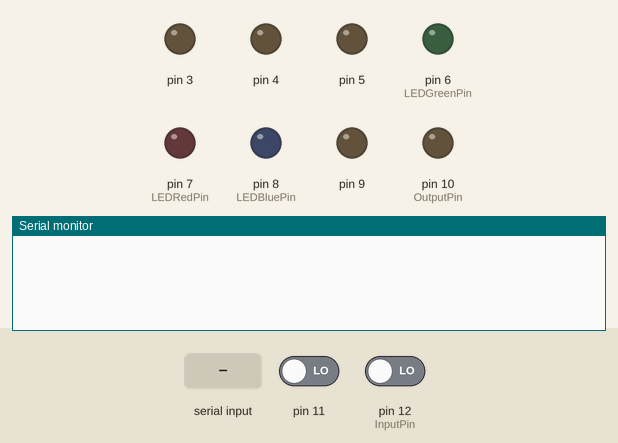
This sketch was run on a simulated Arduino Uno, built with avr-gcc and run on an emulated ATmega328P. On the bench: output pins drawn as LEDs (lit = HIGH), the last lines printed to the serial monitor. The test bench sets the inputs (shaded band); at power-on: pin 11 LOW, pin 12 (InputPin) LOW. Random numbers use the default seed unless the sketch sets one.

Above: at 1.2 s.
1.3 s: "1" received over Serial
At 2.3 s:
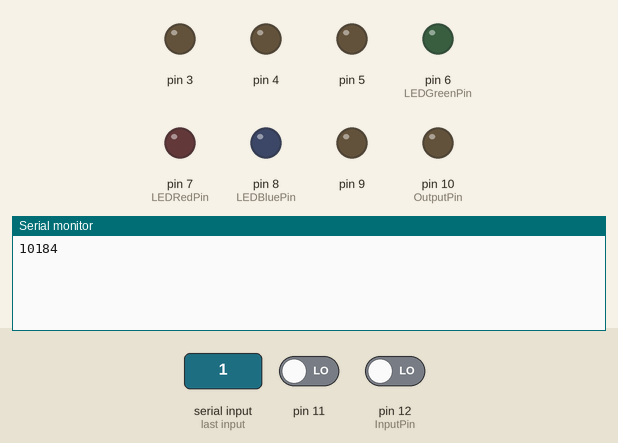
2.8 s: "0" received over Serial
At 3.4 s:
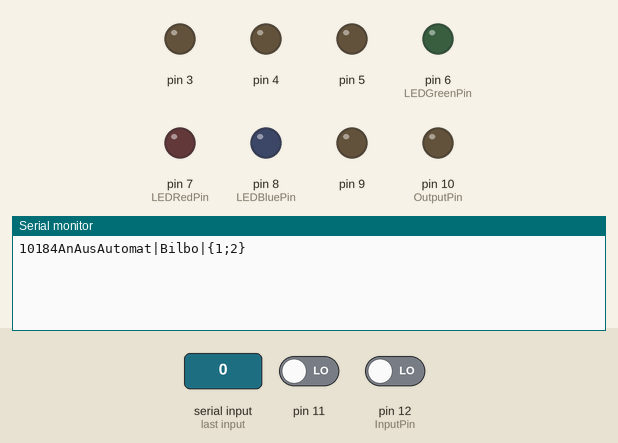

The sketch:

Sketch.ino
```cpp
enum Method
{
  Hello = 0,
  Ping = 1,
  TurnOff = 2,
  TurnOn = 3
};

typedef struct
{
  int Id;
  int OutputPin;
  int InputPin;
  int LEDRedPin;
  int LEDBluePin;
  int LEDGreenPin;
} Socket;

Socket Sockets[2];
String DeviceName;
String NO_NOT_DELETE; // else you can´t concat strings... very strange...
int NumberOfSockets;
long SessionId;

void setup()
{
  DeviceName = "Bilbo";

  Sockets[0].Id = 1;
  Sockets[0].InputPin = 12;
  Sockets[0].OutputPin = 10;
  Sockets[0].LEDBluePin = 8;
  Sockets[0].LEDRedPin = 7;
  Sockets[0].LEDGreenPin = 6;

  Sockets[1].Id = 2;
  Sockets[1].InputPin = 11;
  Sockets[1].OutputPin = 9;
  Sockets[1].LEDBluePin = 5;
  Sockets[1].LEDRedPin = 4;
  Sockets[1].LEDGreenPin = 3;

  setupSockets();
  generateSessionId();

  Serial.begin(38400);

  delay(25);
}

void generateSessionId()
{
  randomSeed(analogRead(0));
  SessionId = random(1000, 15000);
}

void setupSockets()
{
  NumberOfSockets = sizeof(Sockets) / sizeof(*Sockets);

  for (int i = 0; i < NumberOfSockets; i++)
  {
    pinMode(Sockets[i].OutputPin, OUTPUT);
    pinMode(Sockets[i].InputPin, INPUT);

    pinMode(Sockets[i].LEDBluePin, OUTPUT);
    pinMode(Sockets[i].LEDRedPin, OUTPUT);
    pinMode(Sockets[i].LEDGreenPin, OUTPUT);

delay(10);
    switchSocket(Sockets[i].Id, digitalRead(Sockets[i].InputPin));
  }
}

void loop()
{
}

void serialEvent()
{
  int value = Serial.read();
  int method = (value & 3);
  int socketId  = (value - (int)method) >> 2;

  switch (method)
  {
    case Hello:
      printHello();
      break;
    case Ping:
      Serial.print(String(SessionId));
      break;
    case TurnOff:
      Serial.print(switchSocket(socketId, false));
      break;
    case TurnOn:
      Serial.print(switchSocket(socketId, true));
      break;
  }
}
void printHello()
{
  String message = "AnAusAutomat|" + DeviceName + "|{";

  for (int i = 0; i < NumberOfSockets; i++)
  {
    message += String(Sockets[i].Id) + ";";
  }
  message = message.substring(0, message.length() - 1);
  message += "}";

  Serial.print(message);
}

bool switchSocket(int id, bool powerOn)
{
  Socket socket = getSocket(id);
  bool isActiveLow = isNegativeLogic(socket.OutputPin, socket.InputPin);

  // powerOn | isActiveLow | pinResult
  // true    | true            | LOW
  // false   | true            | HIGH
  // true    | false           | HIGH
  // false   | false           | LOW
  // => powerOn == isActiveLow = LOW = 0
  // => powerOn != isActiveLow = HIGH = 1
  bool switchToHigh = powerOn != isActiveLow;

  digitalWrite(socket.OutputPin, switchToHigh);

  //digitalWrite(socket.LEDGreenPin, powerOn);
  //digitalWrite(socket.LEDBluePin, powerOn);
  digitalWrite(socket.LEDRedPin, powerOn);

  return digitalReadOutputPin(socket.OutputPin) == switchToHigh;
}

Socket getSocket(int id)
{
  for (int i = 0; i < NumberOfSockets; i++)
  {
    if (Sockets[i].Id == id)
    {
      return Sockets[i];
    }
  }
  //return NULL;
}

bool isNegativeLogic(int outputPin, int inputPin)
{
  int outputPinStatus = digitalReadOutputPin(outputPin);
  int inputPinStatus = digitalRead(inputPin);

  return outputPinStatus != inputPinStatus;
}

int digitalReadOutputPin(uint8_t pin)
{
  uint8_t bit = digitalPinToBitMask(pin);
  uint8_t port = digitalPinToPort(pin);

  if (port == NOT_A_PIN)
  {
   return LOW;
  }

  return (*portOutputRegister(port) & bit) ? HIGH : LOW;
}
```

Measured:
- after the input at 1.3 s, the serial monitor: prints a new line at once (image 1)
- after the input at 2.8 s, the serial monitor: prints a new line at once (image 2)
